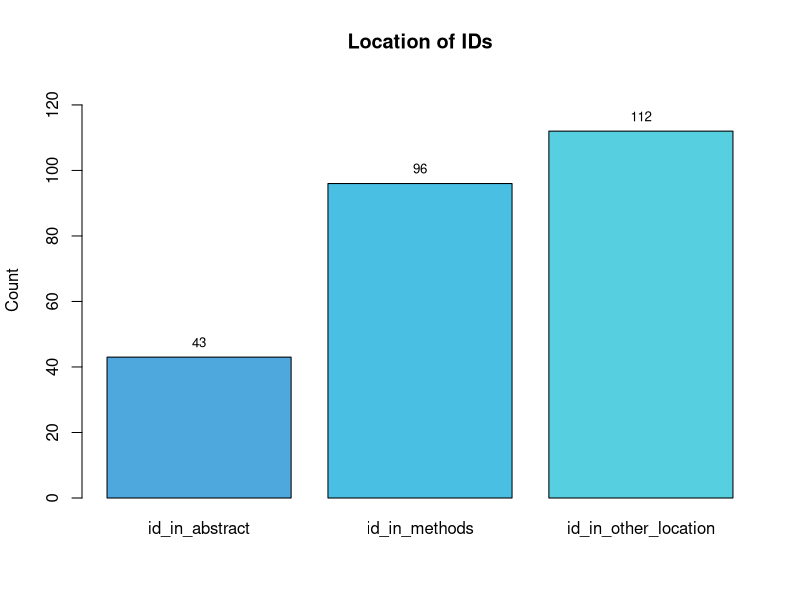
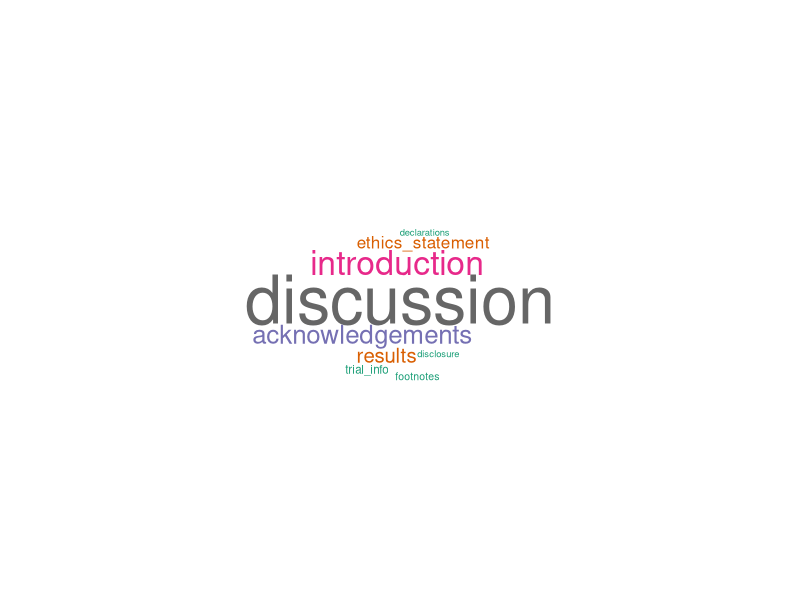
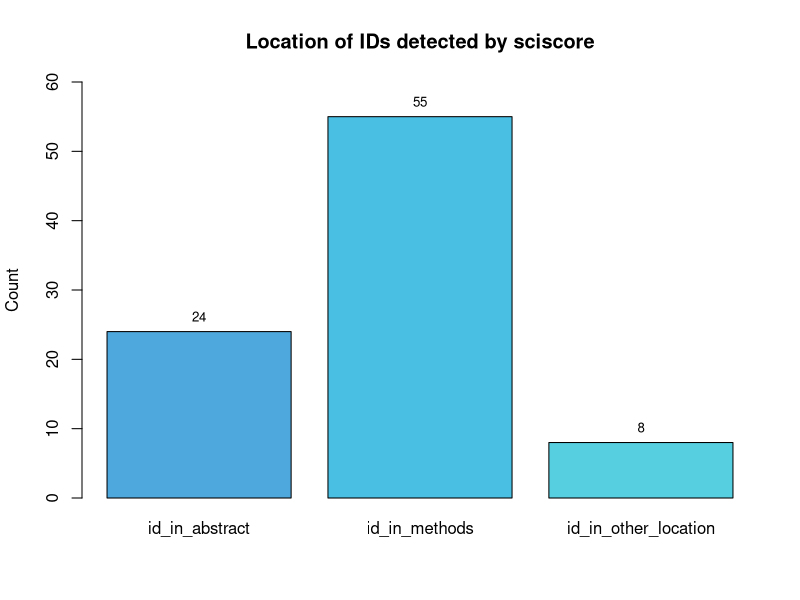
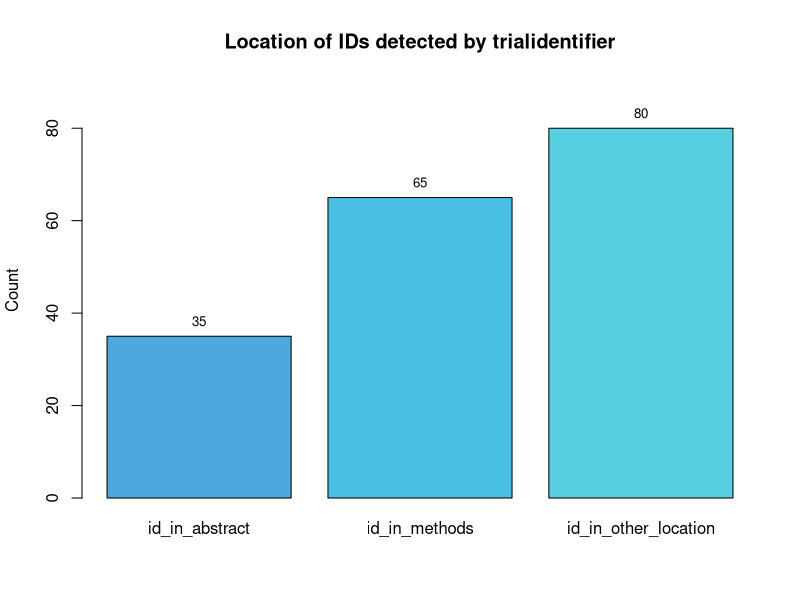
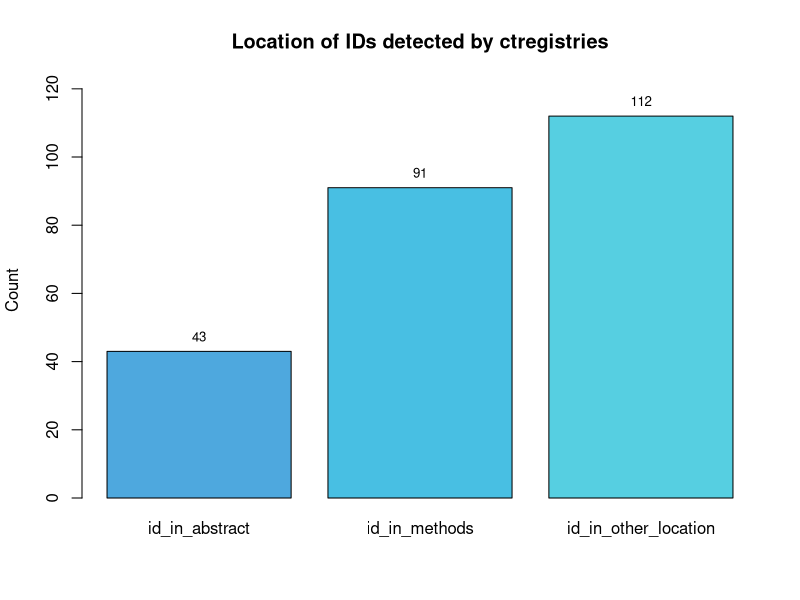
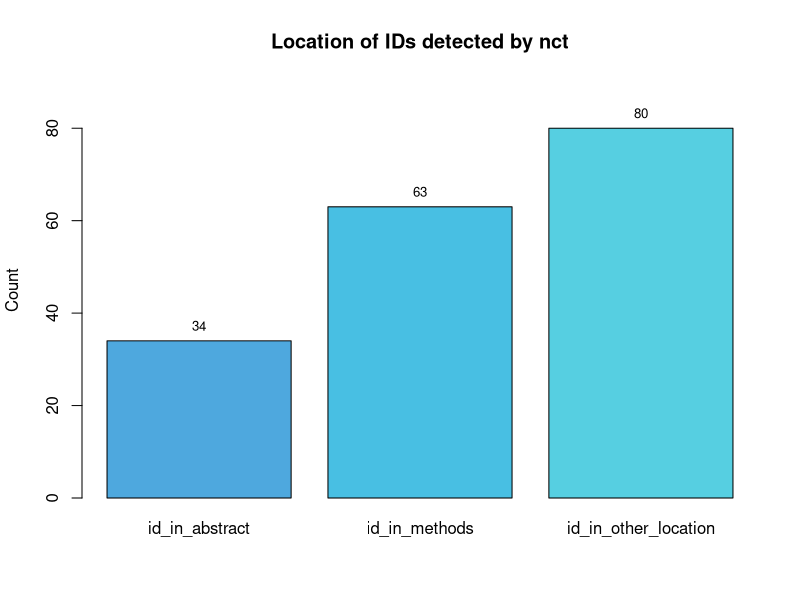

The R script that drew these images, in order:
## ---- chunk 1

library(readr)
library(dplyr)
library(ggplot2)
library(here)
library(wordcloud)
library(RColorBrewer)
## ---- chunk 2

#load dataset
data <- read_csv(here("data", "regset.csv"))

#general overview
table(data$id_type_group)
## ---- chunk 3

trn <- subset(data, data$id_type %in% c("ctgov", "umin", "drks", "irct", "chictr", 
                                        "isrctn","ctri", "eudract", "actrn", "jrct", 
                                        "kct", "ntr", "pactr"))

table(trn$id_type)
## ---- chunk 4

protocol <- subset(data, data$id_type %in% c("protocols_io"))

table(protocol$id_type)
## ---- chunk 5

false_positive <- subset(data, data$id_type %in% c("catalogue_id", "datapoint", 
                                                   "drug_id", "funding_id", 
                                                   "medical_acronym",
                                                   "medical_device"))

table(false_positive$id_type)
## ---- chunk 6

# Select only the three columns of interest
location <- data[, c("id_in_abstract", "id_in_methods", "id_in_other_location")]

# Count TRUE values for each selected variable
count_true <- colSums(location)

#select custom colors
custom_palette <- colorRampPalette(c("#4EA8DE", "#48BFE3", "#56CFE1"))

#create barplot
barplot(count_true, names.arg = colnames(location), 
        col = custom_palette(length(count_true)),
        main = "Location of IDs",
        ylab = "Count", ylim = c(0, max(count_true) + 15))

# Calculate the midpoints of the bars
bar_midpoints <- barplot(count_true, plot = FALSE)

# Add total count labels on each column (centered)
text(bar_midpoints, count_true, labels = count_true, pos = 3, col = "black", cex = 0.8)
## ---- chunk 7

# separating locations where there are more than 1 options
locations <- unlist(strsplit(as.character(data$other_location), ", "))

# Create a data frame with the table of frequencies
other_location <- as.data.frame(table(locations))

wordcloud(words = other_location$locations, 
          freq = other_location$Freq,
          min.freq = 0,
          max.words = 200,
          random.order = FALSE,
          rot.per = 0,
          colors = brewer.pal(8, "Dark2"))
## ---- chunk 8
library(tidyverse)

#Group data by PMCID
result <- data %>%
  group_by(PMCID) %>%
  summarise(paper_is_research_article = any(paper_is_research_article))

#Create a table with counts
count_table <- result %>%
  count(paper_is_research_article)
## ---- chunk 9
  
#ID count
table(data$paper_is_research_article)
## ---- chunk 10

table(data$tools_agree)
## ---- chunk 11
table(data$tools_agree, data$id_type_group)
## ---- chunk 12
#subset of sciscore_hit = TRUE
sciscore <- subset(data, data$sciscore_hit %in% c("TRUE"))

table(sciscore$id_type_group)
table(sciscore$id_type)
## ---- chunk 13

# Select only the three columns of interest
location_analysis1 <- sciscore[, c("id_in_abstract", "id_in_methods", 
                                 "id_in_other_location")]

# Count TRUE values for each selected variable
count_true <- colSums(location_analysis1)

#create barplot
barplot(count_true, names.arg = colnames(location_analysis1), 
        col = custom_palette(length(count_true)), 
        main = "Location of IDs detected by sciscore", ylab = "Count",
        ylim = c(0, max(count_true) + 5))

#calculate midpoints of bars
bar_midpoints <- barplot(count_true, plot = FALSE)

#add total count
text(bar_midpoints, count_true, labels = count_true, pos = 3, col = "black", cex = 0.8)
## ---- chunk 14
#subset of trialidentifier_hit = TRUE
trialidentifier <- subset(data, data$trialidentifier_hit %in% c("TRUE"))

table(trialidentifier$id_type_group)
table(trialidentifier$id_type)
## ---- chunk 15

# Select only the three columns of interest
location_analysis2 <- trialidentifier[, c("id_in_abstract", "id_in_methods", 
                                 "id_in_other_location")]

# Count TRUE values for each selected variable
count_true <- colSums(location_analysis2)

#create barplot
barplot(count_true, names.arg = colnames(location_analysis2), 
        col = custom_palette(length(count_true)), 
        main = "Location of IDs detected by trialidentifier", ylab = "Count",
        ylim = c(0, max(count_true) + 10))

#calculate midpoints of bars
bar_midpoints <- barplot(count_true, plot = FALSE)

#add total count
text(bar_midpoints, count_true, labels = count_true, pos = 3, col = "black", cex = 0.8)
## ---- chunk 16
#subset of ctregistries_hit = TRUE
ctregistries <- subset(data, data$ctregistries_hit %in% c("TRUE"))

table(ctregistries$id_type_group)
## ---- chunk 17

# Select only the three columns of interest
location_analysis3 <- ctregistries[, c("id_in_abstract", "id_in_methods", 
                                 "id_in_other_location")]

# Count TRUE values for each selected variable
count_true <- colSums(location_analysis3)

#create barplot
barplot(count_true, names.arg = colnames(location_analysis3), 
        col = custom_palette(length(count_true)), 
        main = "Location of IDs detected by ctregistries", ylab = "Count",
        ylim = c(0, max(count_true) + 10))

#calculate midpoints of bars
bar_midpoints <- barplot(count_true, plot = FALSE)

#add total count
text(bar_midpoints, count_true, labels = count_true, pos = 3, col = "black", cex = 0.8)
## ---- chunk 18
#subset of nct_hit = TRUE
nct <- subset(data, data$nct_hit %in% c("TRUE"))

table(nct$id_type_group)
table(nct$id_type)
## ---- chunk 19

# Select only the three columns of interest
location_analysis4 <- nct[, c("id_in_abstract", "id_in_methods", 
                                 "id_in_other_location")]

# Count TRUE values for each selected variable
count_true <- colSums(location_analysis4)

#create barplot
barplot(count_true, names.arg = colnames(location_analysis4), 
        col = custom_palette(length(count_true)), 
        main = "Location of IDs detected by nct", ylab = "Count",
        ylim = c(0, max(count_true) + 10))

#calculate midpoints of bars
bar_midpoints <- barplot(count_true, plot = FALSE)

#add total count
text(bar_midpoints, count_true, labels = count_true, pos = 3, col = "black", cex = 0.8)
